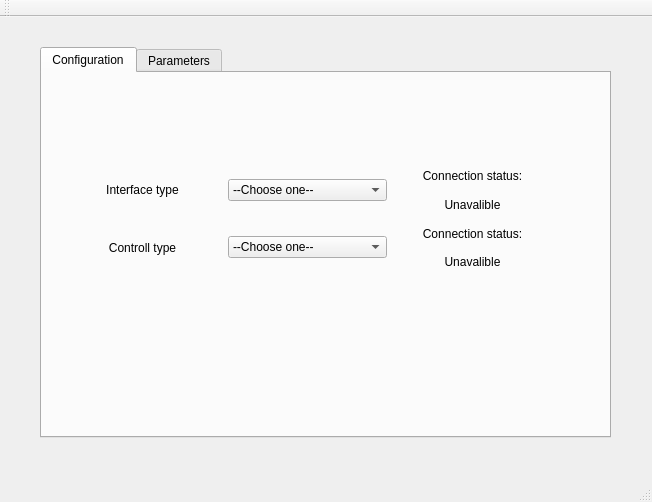
<?xml version="1.0" encoding="UTF-8"?>
<ui version="4.0">
 <class>MainWindow</class>
 <widget class="QMainWindow" name="MainWindow">
  <property name="geometry">
   <rect>
    <x>0</x>
    <y>0</y>
    <width>652</width>
    <height>502</height>
   </rect>
  </property>
  <property name="windowTitle">
   <string>MainWindow</string>
  </property>
  <widget class="QWidget" name="centralWidget">
   <widget class="QTabWidget" name="controll_tab">
    <property name="geometry">
     <rect>
      <x>40</x>
      <y>30</y>
      <width>571</width>
      <height>391</height>
     </rect>
    </property>
    <property name="focusPolicy">
     <enum>Qt::ClickFocus</enum>
    </property>
    <property name="currentIndex">
     <number>0</number>
    </property>
    <widget class="QWidget" name="tab_widget">
     <attribute name="title">
      <string>Configuration</string>
     </attribute>
     <widget class="QWidget" name="verticalLayoutWidget_3">
      <property name="geometry">
       <rect>
        <x>10</x>
        <y>80</y>
        <width>511</width>
        <height>131</height>
       </rect>
      </property>
      <layout class="QVBoxLayout" name="verticalLayout_3">
       <item>
        <layout class="QHBoxLayout" name="horizontalLayout">
         <item>
          <widget class="QLabel" name="label_2">
           <property name="text">
            <string>Interface type</string>
           </property>
           <property name="alignment">
            <set>Qt::AlignCenter</set>
           </property>
          </widget>
         </item>
         <item>
          <widget class="QComboBox" name="inter_combo">
           <property name="focusPolicy">
            <enum>Qt::ClickFocus</enum>
           </property>
           <property name="layoutDirection">
            <enum>Qt::LeftToRight</enum>
           </property>
           <item>
            <property name="text">
             <string>--Choose one--</string>
            </property>
           </item>
           <item>
            <property name="text">
             <string>Wifi(server)</string>
            </property>
           </item>
          </widget>
         </item>
         <item>
          <layout class="QVBoxLayout" name="verticalLayout">
           <item>
            <widget class="QLabel" name="label_3">
             <property name="text">
              <string>Connection status:</string>
             </property>
             <property name="alignment">
              <set>Qt::AlignCenter</set>
             </property>
            </widget>
           </item>
           <item>
            <widget class="QLabel" name="interface_status_label">
             <property name="text">
              <string>Unavalible</string>
             </property>
             <property name="alignment">
              <set>Qt::AlignCenter</set>
             </property>
            </widget>
           </item>
          </layout>
         </item>
        </layout>
       </item>
       <item>
        <layout class="QHBoxLayout" name="horizontalLayout_2">
         <item>
          <widget class="QLabel" name="label">
           <property name="text">
            <string>Controll type</string>
           </property>
           <property name="alignment">
            <set>Qt::AlignCenter</set>
           </property>
          </widget>
         </item>
         <item>
          <widget class="QComboBox" name="controll_combo">
           <property name="focusPolicy">
            <enum>Qt::ClickFocus</enum>
           </property>
           <item>
            <property name="text">
             <string>--Choose one--</string>
            </property>
           </item>
           <item>
            <property name="text">
             <string>Keyboard</string>
            </property>
           </item>
          </widget>
         </item>
         <item>
          <layout class="QVBoxLayout" name="verticalLayout_2">
           <item>
            <widget class="QLabel" name="label_4">
             <property name="text">
              <string>Connection status:</string>
             </property>
             <property name="alignment">
              <set>Qt::AlignCenter</set>
             </property>
            </widget>
           </item>
           <item>
            <widget class="QLabel" name="controll_status_label">
             <property name="text">
              <string>Unavalible</string>
             </property>
             <property name="alignment">
              <set>Qt::AlignCenter</set>
             </property>
            </widget>
           </item>
          </layout>
         </item>
        </layout>
       </item>
      </layout>
     </widget>
    </widget>
    <widget class="QWidget" name="param_tab">
     <attribute name="title">
      <string>Parameters</string>
     </attribute>
     <widget class="QTableWidget" name="tableWidget">
      <property name="geometry">
       <rect>
        <x>130</x>
        <y>40</y>
        <width>273</width>
        <height>237</height>
       </rect>
      </property>
      <property name="cursor" stdset="0">
       <cursorShape>ArrowCursor</cursorShape>
      </property>
      <row>
       <property name="text">
        <string>czujnik 1</string>
       </property>
      </row>
      <row>
       <property name="text">
        <string>czujnik 2</string>
       </property>
      </row>
      <row>
       <property name="text">
        <string>czujnik 3</string>
       </property>
      </row>
      <row>
       <property name="text">
        <string>czujnik 4</string>
       </property>
      </row>
      <row>
       <property name="text">
        <string>czujnik 5</string>
       </property>
      </row>
      <row>
       <property name="text">
        <string>czujnik 6</string>
       </property>
      </row>
      <row>
       <property name="text">
        <string>czujnik 7</string>
       </property>
      </row>
      <column>
       <property name="text">
        <string>Timestamp</string>
       </property>
      </column>
      <column>
       <property name="text">
        <string>Detected</string>
       </property>
      </column>
     </widget>
    </widget>
   </widget>
  </widget>
  <widget class="QMenuBar" name="menuBar">
   <property name="geometry">
    <rect>
     <x>0</x>
     <y>0</y>
     <width>652</width>
     <height>25</height>
    </rect>
   </property>
  </widget>
  <widget class="QToolBar" name="mainToolBar">
   <attribute name="toolBarArea">
    <enum>TopToolBarArea</enum>
   </attribute>
   <attribute name="toolBarBreak">
    <bool>false</bool>
   </attribute>
  </widget>
  <widget class="QStatusBar" name="statusBar"/>
 </widget>
 <layoutdefault spacing="6" margin="11"/>
 <tabstops>
  <tabstop>controll_tab</tabstop>
  <tabstop>inter_combo</tabstop>
  <tabstop>controll_combo</tabstop>
 </tabstops>
 <resources/>
 <connections/>
</ui>
